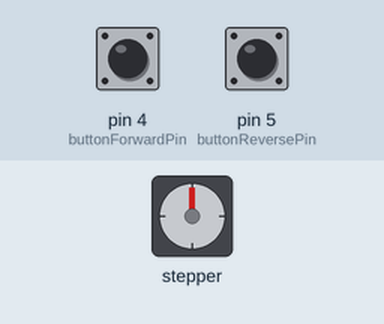
Bench run of a sketch on a simulated Arduino Uno, built with avr-gcc and run on an emulated ATmega328P. On the bench: stepper motor. The test bench sets the inputs (shaded band); at power-on: pin 4 (buttonForwardPin) HIGH, pin 5 (buttonReversePin) HIGH. Stepper angles assume 3200 steps per turn.

Above: at 1.2 s.
1.3 s: pin 4 (buttonForwardPin) pulled LOW for 1 s
At 2.9 s:
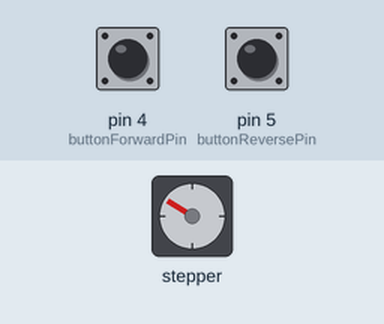
3.8 s: pin 5 (buttonReversePin) pulled LOW for 3.2 s
At 7.7 s:
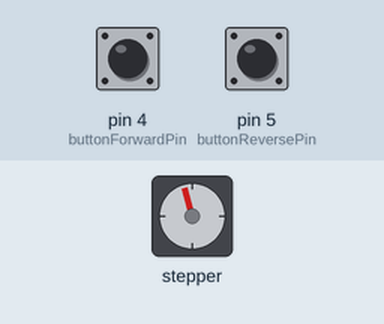
8.5 s: pin 4 (buttonForwardPin) pulled LOW for 0.15 s
At 9.5 s:
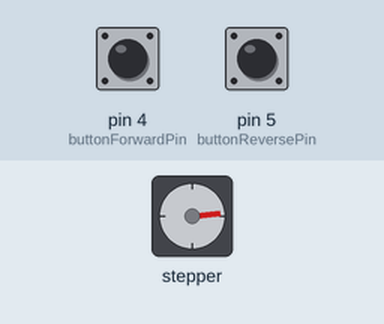
10.1 s: pin 5 (buttonReversePin) pulled LOW for 1 s
At 12.0 s:
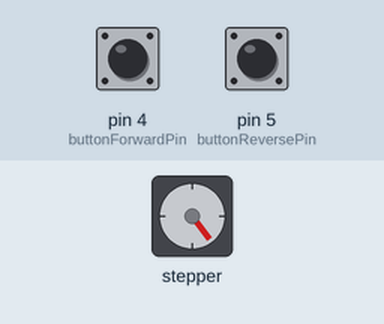
12.6 s: pin 4 (buttonForwardPin) pulled LOW for 3.2 s
At 16.8 s:
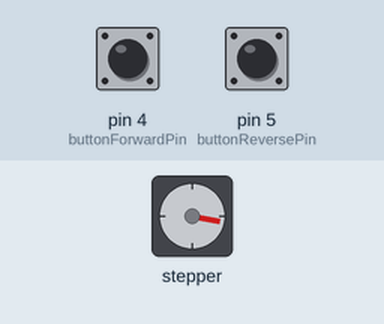
17.3 s: pin 4 (buttonForwardPin) pulled LOW for 3.2 s
At 21.6 s:
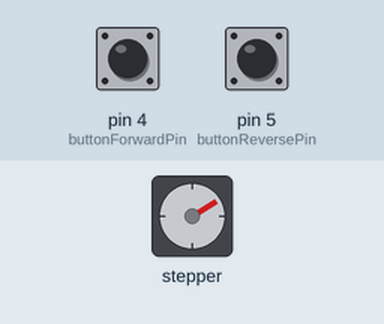
Timing chart, 0 to 23.0 s (numbered marks = the images above; inputs shaded):
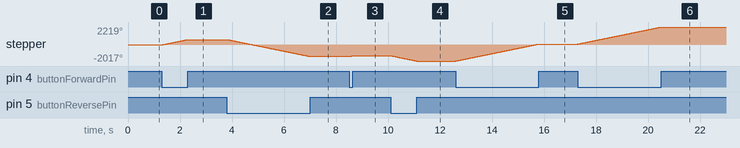

The sketch:

test_stepper.ino
```cpp
#include <AccelStepper.h>
// === Pin Definitions ===
#define dirPin 2
#define stepPin 3
#define buttonForwardPin 4
#define buttonReversePin 5

// === Create Stepper Instance ===
 AccelStepper stepper(AccelStepper::DRIVER, stepPin, dirPin);

// === Motion Settings ===
const int stepsPerRevolution = 200; // 1.8° stepper motor
const int microsteps = 16;          // Microstepping setting on A4988
const float leadScrewLead = 8.0;    // mm per revolution for TR8x8
const float stepsPerMM = (stepsPerRevolution * microsteps) / leadScrewLead;

// === Desired Speed ===
const float mmPerSecond = 160.0;
const float maxSpeed = stepsPerMM * mmPerSecond;
const float accel = 1000;

void setup() {
  stepper.setMaxSpeed(maxSpeed);
  stepper.setAcceleration(accel);
// Set button pins
  pinMode(buttonForwardPin, INPUT_PULLUP); // active LOW
  pinMode(buttonReversePin, INPUT_PULLUP); // active LOW
}

void loop() {
  // Read buttons
  bool forwardPressed = digitalRead(buttonForwardPin) == LOW;
  bool reversePressed = digitalRead(buttonReversePin) == LOW;
  if (forwardPressed && !reversePressed) {
  // Spin forward
  stepper.setSpeed(maxSpeed);
  stepper.runSpeed();
  } else if (reversePressed && !forwardPressed) {
  // Spin reverse
  stepper.setSpeed(-maxSpeed);
  stepper.runSpeed();
  } else {
  // Neither button pressed — hold motor in place (no spin)
  stepper.setSpeed(0);
  }
}
```

Measured:
- after the input at 1.3 s, stepper: turns 661° clockwise in 1.0 s, starting at once
- after the input at 3.8 s, stepper: turns 2116° counter-clockwise in 3.2 s, starting at once
- after the input at 8.5 s, stepper: turns 99° clockwise in 0.15 s, starting at once
- after the input at 10.1 s, stepper: turns 661° counter-clockwise in 1.0 s, starting at once
- after the input at 12.6 s, stepper: turns 2118° clockwise in 3.2 s, starting at once
- after the input at 17.3 s, stepper: turns 2118° clockwise in 3.2 s, starting at once
